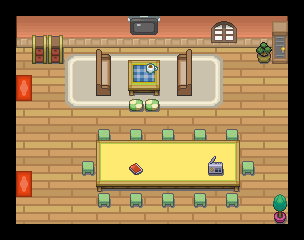

This game map was drawn from its Tiled (.tmx) file and the tilesets committed beside it. A one-line description and the trimmed map source follow:
An orthogonal 19x15 tile map with 16x16 px tiles, 4 tile layers (Bottom 1, Bottom 2, Bottom 3, Collision).

<map version="1.2" tiledversion="1.3.1" orientation="orthogonal" renderorder="right-down" compressionlevel="0" width="19" height="15" tilewidth="16" tileheight="16" infinite="0" nextlayerid="5" nextobjectid="1">
 <tileset firstgid="1" name="interior" tilewidth="16" tileheight="16" tilecount="2496" columns="8">
  <image source="../images/interior.png" width="128" height="5000" />
 </tileset>
 <layer id="1" name="Bottom 1" width="19" height="15">
  <properties>
   <property name="type" value="0" />
  </properties>
  <data>[285 cells, 283 non-empty, 6 distinct tile ids]</data>
 </layer>
 <layer id="2" name="Bottom 2" width="19" height="15">
  <properties>
   <property name="type" value="0" />
  </properties>
  <data>[285 cells, 89 non-empty, 21 distinct tile ids]</data>
 </layer>
 <layer id="4" name="Bottom 3" width="19" height="15">
  <properties>
   <property name="type" value="0" />
  </properties>
  <data>[285 cells, 7 non-empty, 2 distinct tile ids]</data>
 </layer>
 <layer id="3" name="Collision" width="19" height="15">
  <properties>
   <property name="collision" value="True" />
   <property name="type" value="1" />
  </properties>
  <data>[285 cells, 146 non-empty, 46 distinct tile ids]</data>
 </layer>
</map>